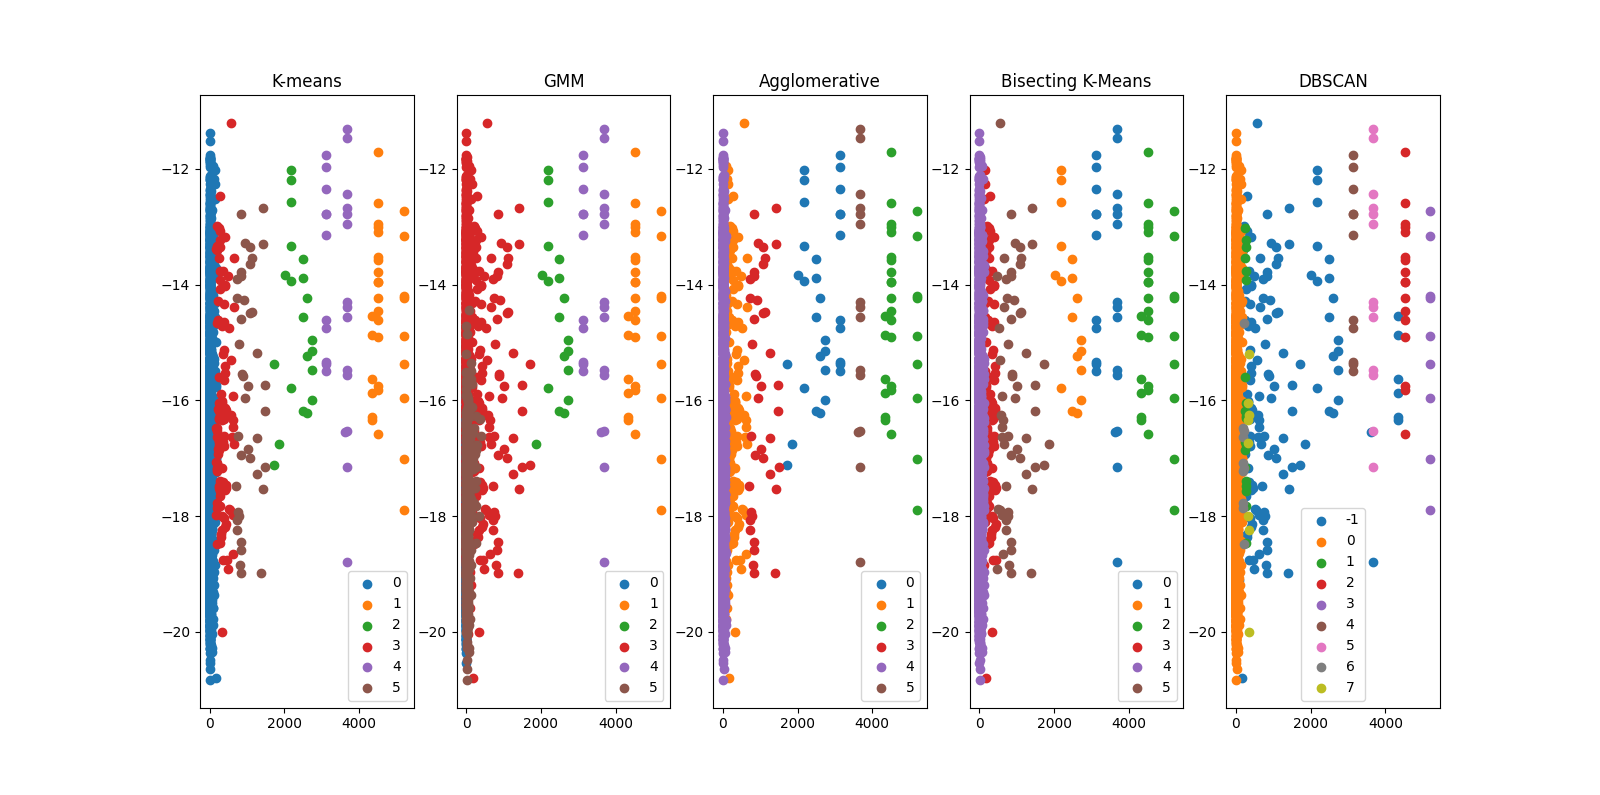

Reproduce this figure in Python.
#  The objective here is to study unsupervised clustering techniques that allow to group
# the examples in the data set. You should define a metric to decide if your method is
# performing good. In addition, the number of clusters in the data set needs to be determined.
# Any method suggestion not seen mainly in the course will be rewarded.

# The data are clean, and you don't need to pre-process them. 
#But if not, what method would
# you suggest for data processing ? Justify your answer.


import numpy as np
from sklearn.cluster import KMeans
from sklearn.cluster import DBSCAN
from sklearn.decomposition import PCA
from sklearn.metrics import silhouette_score
from sklearn.metrics import davies_bouldin_score
from sklearn.mixture import GaussianMixture
from sklearn.cluster import AgglomerativeClustering
from sklearn.cluster import BisectingKMeans
from scipy.spatial.distance import cdist
import matplotlib.pyplot as plt

X = np.load('data.npy').T
#print(X[:10])
print("Data shape :", X.shape)

fig, (ax1, ax2,ax3,ax4,ax5) = plt.subplots(1, 5)
N = 6
kmean = KMeans(n_clusters=N,init="k-means++")

label = kmean.fit_predict(X)
u_labels = np.unique(label)
score = silhouette_score(X, label)
print("KMEANS")
print("silhouette higher better",score)
score = davies_bouldin_score(X, label)
print("davies lower better",score,'\n')
 
for i in u_labels:
    ax1.scatter(X[label == i , 7] , X[label == i , 8] , label = i)
ax1.legend()
ax1.title.set_text('K-means')

gmm = GaussianMixture(N)
label = gmm.fit_predict(X)
u_labels = np.unique(label)
score = silhouette_score(X, label)
print("GMM")
print("silhouette higher better",score)
score = davies_bouldin_score(X, label)
print("davies lower better",score,"\n")
for i in u_labels:
    ax2.scatter(X[label == i , 7] , X[label == i , 8] , label = i)
ax2.legend()
ax2.title.set_text('GMM')

agg = AgglomerativeClustering(N)
label = agg.fit_predict(X)
u_labels = np.unique(label)
score = silhouette_score(X, label)
print("agglo")
print("silhouette higher better",score)
score = davies_bouldin_score(X, label)
print("davies lower better",score,"\n")
for i in u_labels:
    ax3.scatter(X[label == i , 7] , X[label == i , 8] , label = i)
ax3.legend()
ax3.title.set_text('Agglomerative')

bkm = BisectingKMeans(N)
label = bkm.fit_predict(X)
u_labels = np.unique(label)
score = silhouette_score(X, label)
print("Bisecting Kmens")
print("silhouette higher better",score)
score = davies_bouldin_score(X, label)
print("davies lower better",score,"\n")
for i in u_labels:
    ax4.scatter(X[label == i , 7] , X[label == i , 8] , label = i)
ax4.legend()
ax4.title.set_text('Bisecting K-Means')

dbs = DBSCAN(eps=500, min_samples=19)
label = dbs.fit_predict(X)
u_labels = np.unique(label)
score = silhouette_score(X, label)
print("DBSCAN")
print("silhouette higher better",score)
score = davies_bouldin_score(X, label)
print("davies lower better",score,"\n")
for i in u_labels:
    ax5.scatter(X[label == i , 7] , X[label == i , 8] , label = i)
ax5.legend()
ax5.title.set_text('DBSCAN')

plt.show()

# The Silhouette Score measures the quality of clustering by computing the average distance between a data point and all other points within the same cluster (intra-cluster distance) and 
# comparing it to the average distance between that data point and all points in the nearest neighboring cluster (inter-cluster distance).
# The silhouette score ranges from -1 to +, so a score close to +1 indicates that the data point is well-clustered and lies far away from neighbouring clusters.
# The average silhouette score for all samples is used as an overall measure of the clustering quality. A higher average silhouette score implies better-defined clusters.
# The Davies-Bouldin Index measures the average similarity between each cluster and its most similar cluster, taking into account both intra-cluster and inter-cluster distances.
# A lower Davies-Bouldin Index indicates better clustering; smaller values suggest better separation between clusters.
# The aim is to maximize the Silhouette Score and minimize the Davies-Bouldin Index for better-defined and well-separated clusters

# We can see that for a cluster size of 6, K-Means and the Agglomeration clustering methods perform the best on the dataset.
# We will also test the use of DBSCAN, which doesnt have a fixed number of clusters ( which includes noise ) but uses density of the data. To tune it,
# a heuristic method used is to first defines the minimum points based on the number of dimensions + 1 ( here 18 ).
# Then, we try the clustering method on a range of epsilon from 2 to 600 to try to match the number of clusters found by the elbow method.
# We find that at eps = 500, we have the numbers of clusters N = 4 (excluding noise). 

# Using this method and comparing it to the others with its Silhouette and Davies-Bouldin, we find that it is the best scoring method of them all, using only 4 clusters
# ( so there is no overfitting ).
# Thus, we can conclude that it is the best method for our dataset. 
